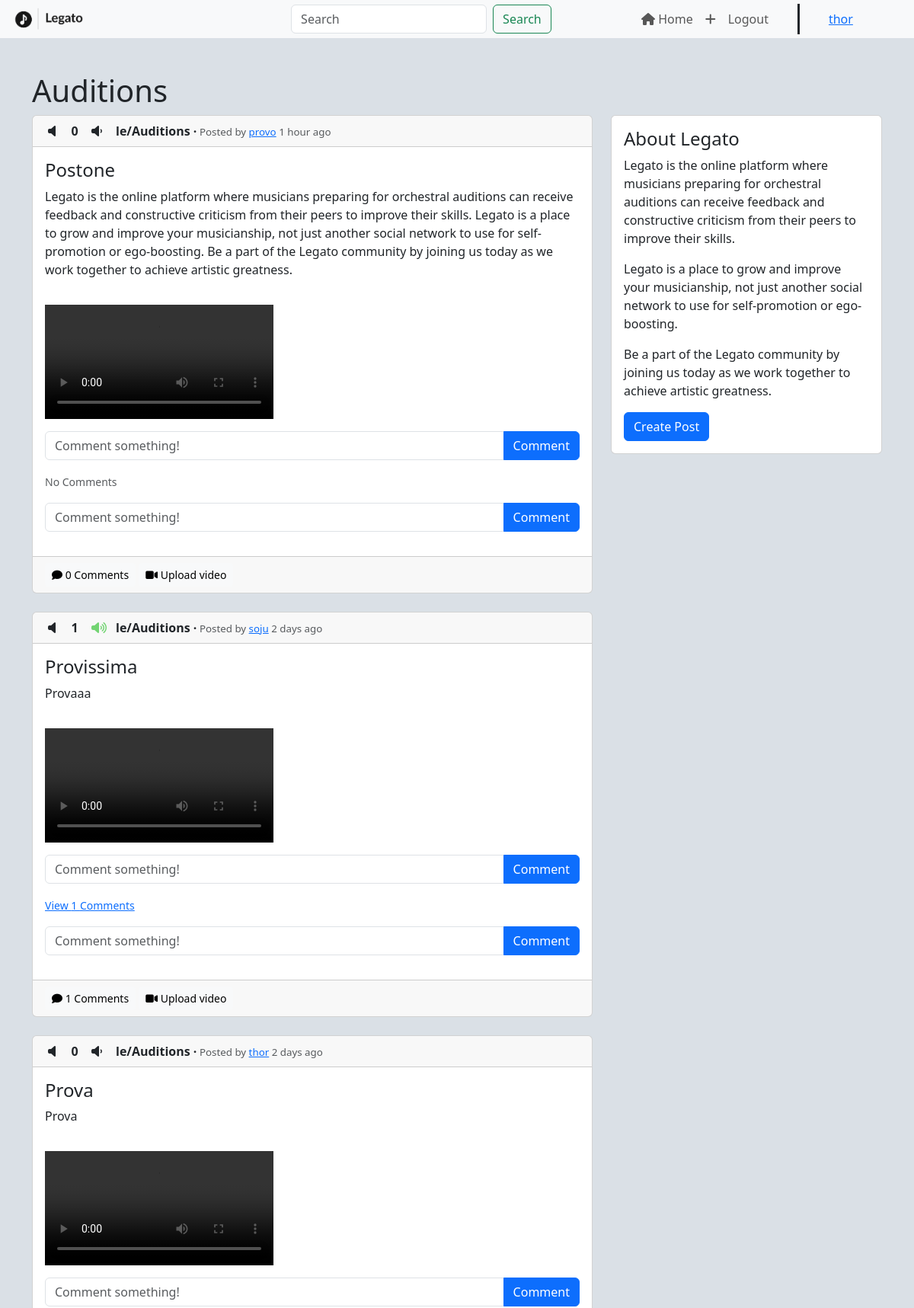
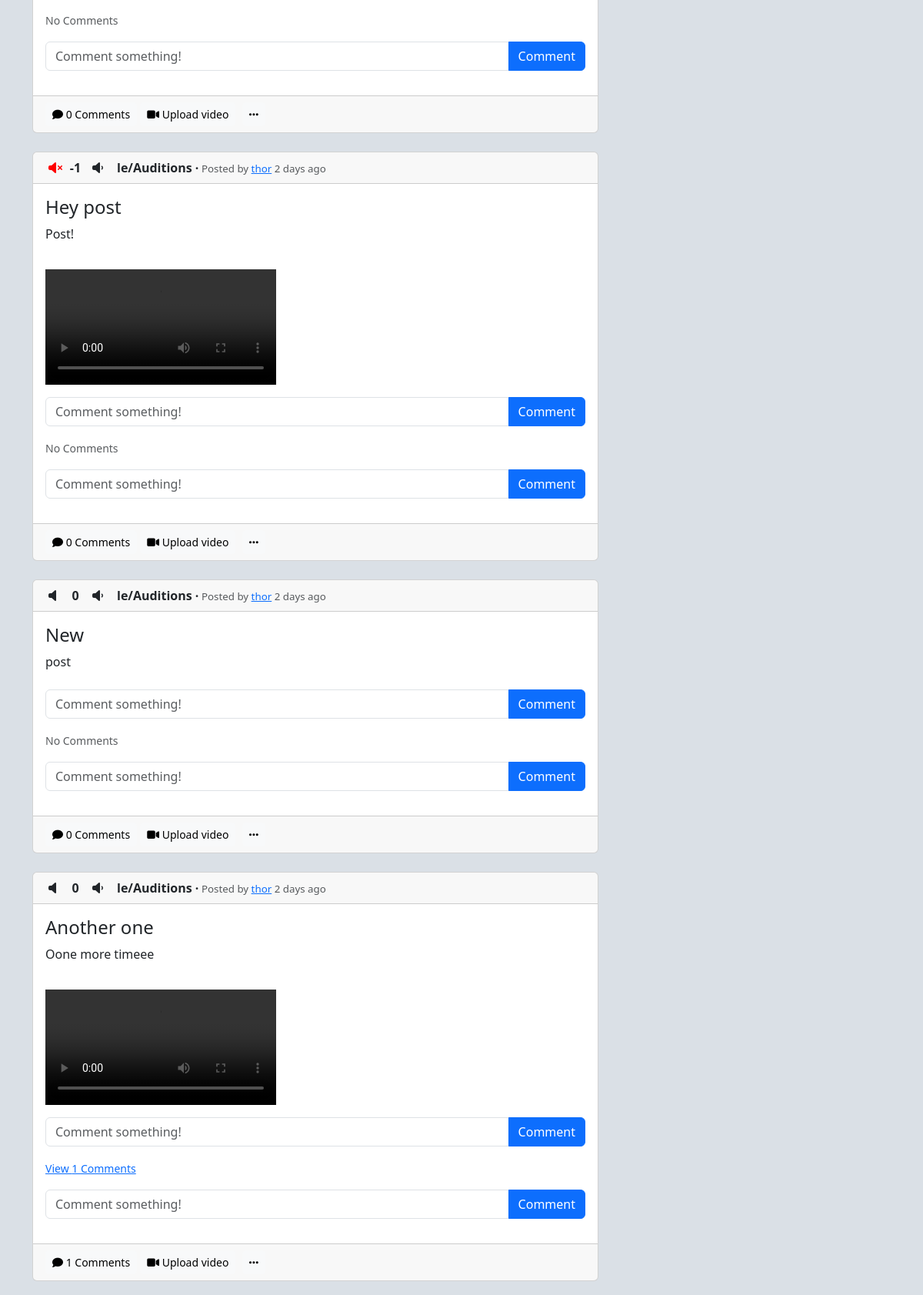
The app's page /index (signed in, upper part) with its own data (2 pictures, top to bottom).
### legato/models.py (models this page shows)
class User(db.Model, UserMixin):
    id = db.Column(db.Integer, primary_key=True)
    email = db.Column(db.String(150), nullable=False, unique=True)
    username = db.Column(db.String(150), nullable=False, unique=True)
    password = db.Column(db.String(150), nullable=False)
    date_created = db.Column(db.DateTime(timezone=True), default=func.now())
    posts = db.relationship("Post", backref="user", passive_deletes=True)
    comments = db.relationship("Comment", backref="user", passive_deletes=True)
    likes = db.relationship('Like', backref='user', passive_deletes=True)
    dislikes = db.relationship('Dislike', backref='user', passive_deletes=True)

class Post(db.Model):
    id = db.Column(db.Integer, primary_key=True)
    title = db.Column(db.String(60), nullable=False)
    text = db.Column(db.Text, nullable=False)
    date_created = db.Column(db.DateTime(timezone=True), default=func.now())
    author_id = db.Column(db.Integer, db.ForeignKey(
        "user.id", ondelete="CASCADE"), nullable=False)
    comments = db.relationship("Comment", backref="post", passive_deletes=True)
    likes = db.relationship('Like', backref='post', passive_deletes=True)
    dislikes = db.relationship('Dislike', backref='post', passive_deletes=True)
    video = db.Column(db.String(100), nullable=True)

### legato/views.py (the view)
@views.route("/")
@views.route("/index")
@login_required
def index():
    search = request.args.get("search")
    comments = Comment.query.all()
    now = datetime.utcnow()
    if search:
        posts = Post.query.filter(Post.title.contains(
            search) | Post.text.contains(search)).all()
    else:
        posts = Post.query.all()
    for post in posts:
        date = post.date_created
        ups = len(post.likes)
        downs = len(post.dislikes)
        post.hot_score = hot(ups, downs, date)
    sorted_posts = sorted(posts, key=lambda post: post.hot_score, reverse=True)
    for post in sorted_posts:
        time_diff = now - post.date_created
        post.time_passed = from_now(time_diff)
    for comment in comments:
        time_diff = now - comment.date_created
        comment.time_passed = from_now(time_diff)
    return render_template("index.html", user=current_user, posts=sorted_posts)

### legato/__init__.py (called while the page is built)
def create_app():
    app = Flask(__name__)
    app.config['SECRET_KEY'] = SECRET_KEY
    app.config["SQLALCHEMY_DATABASE_URI"] = f"sqlite:///{os.path.join(os.getcwd(), 'database.db')}"
    app.config['UPLOAD_FOLDER'] = UPLOAD_FOLDER
    app.config['MAX_CONTENT_LENGTH'] = 50 * 1024 * 1024
    db.init_app(app)
    from .views import views
    from .auth import auth
    app.register_blueprint(views, url_prefix="/")
    app.register_blueprint(auth, url_prefix="/")
    login_manager = LoginManager()
    login_manager.login_view = "auth.login"
    login_manager.init_app(app)
    @login_manager.user_loader
    def load_user(id):
        return User.query.get(int(id))
    with app.app_context():
        from .models import User
        db.create_all()
    return app

### legato/helpers.py (called while the page is built, shortened)
def from_now(time_diff):
    minutes = int(time_diff.total_seconds() // 60)
    if minutes < 1:
        return "less than a minute ago"
    if minutes == 1:
        return "1 minute ago"
    if minutes > 1 and minutes < 60:
        return f"{minutes} minutes ago"
    hours = int(minutes // 60)
    if hours == 1:
        return "1 hour ago"
    if hours > 1 and hours < 24:
        return f"{hours} hours ago"
    days = int(hours // 24)
    if days == 1:
        return "1 day ago"
    if days > 1 and days < 31:
        return f"{days} days ago"

def epoch_seconds(date):
    td = date - epoch
    return td.days * 86400 + td.seconds + (float(td.microseconds) / 1000000)

def score(ups, downs):
    return ups - downs

def hot(ups, downs, date):
    s = score(ups, downs)
    order = log(max(abs(s), 1), 10)
    sign = 1 if s > 0 else -1 if s < 0 else 0
    seconds = epoch_seconds(date) - 1134028003
    return round(sign * order + seconds / 45000, 7)

### legato/templates/index.html (shortened to what this page needs)
{% extends "posts_div.html" %}

### legato/templates/posts_div.html (shortened to what this page needs)
{% extends "layout.html" %}
{% block main %}
<div class="posts">
  <div class="container">
    <div class="row">
      <h1>{% block header %}Auditions{% endblock %}</h1>
      <div class="col-sm-8">
        {% for post in posts %}
        <div class="card">
          <div class="card-header">
            {% if user.id in post.dislikes|map(attribute="author_id")|list %}
            <i class="fa-solid fa-volume-xmark" id="dislike-button-{{post.id}}" onclick="dislike({{post.id}})"></i>
            {% else %}
            <i class="fa-solid fa-volume-off" id="dislike-button-{{post.id}}" onclick="dislike({{post.id}})"></i>
            {% endif %}
            <span id="counter-{{post.id}}" class="counter">
              {{ post.likes|length - post.dislikes|length}}
            </span>
            {% if user.id in post.likes|map(attribute="author_id")|list %}
            <i class="fa-solid fa-volume-high" id="like-button-{{post.id}}" onclick="like({{post.id}})"></i>
            {% else %}
            <i class="fa-solid fa-volume-low" id="like-button-{{post.id}}" onclick="like({{post.id}})"></i>
            {% endif %}
            <span class="legend"><strong id="sub">le/Auditions ·</strong><span class="text-muted"
                style="font-size: 10pt;"> Posted by
                <a href="/posts/{{post.user.username}}">{{post.user.username}}</a>
                {{ post.time_passed }}</span></span>
          </div>
          <div class="card-body">
            <div class="textual-content">
              <h4 class="card-title">{{ post.title }}</h4>
              <p class="card-text">{{ post.text }}</p>
            </div>
            <br />
            {% if post.video %}
            <div class="video-container">
              <video controls="controls" preload="preload">
                <source src="static/{{post.video}}" type="video/mp4">
              </video>
            </div>
            {% endif %}
            <form class="input-group mb-3" id="comment" method="POST" action="/create-comment/{{post.id}}">
              <input type="text" id="text" name="text" class="form-control" placeholder="Comment something!" />
              <button type="submit" class="btn btn-primary">Comment</button>
            </form>
            <p class="card-text">
              {% if post.comments|length > 0 %}
              <a data-bs-toggle="collapse" href="#comments-{{post.id}}" role="button">
                <small>View {{post.comments|length}} Comments</small>
              </a>
              {% else %}
              <small class="text-muted">No Comments</small>
              {% endif %}
            </p>
            <form class="input-group mb-3" id="comment" method="POST" action="/create-comment/{{post.id}}">
              <input type="text" id="text" name="text" class="form-control" placeholder="Comment something!" />
              <button type="submit" class="btn btn-primary">Comment</button>
            </form>
          </div>
          <div class="card-footer text-muted">
            <a data-bs-toggle="collapse" href="#comments-{{post.id}}" class="btn btn-light btn-sm"><i
                class="fas fa-comment"></i>
              {{post.comments|length}} Comments</a>
            <a data-bs-toggle="collapse" href="#upload-{{post.id}}" class="btn btn-light btn-sm"><i
                class="fa-solid fa-video"></i> Upload video</a>
            {% if user.id == post.author_id %}
            <a href="#" class="btn btn-light btn-sm" data-bs-toggle="dropdown" aria-expanded="false"
              id="dropdownToggle"><i class="fa-solid fa-ellipsis"></i></a>
            {% endif %}
          </div>
        </div>
        <br />
        {% endfor %}
      </div>
      {% block column %}
      <div class="col-sm-4" style="display: block;">
        <div class="card" id="side-card">
          <div class="card-body">
            <h4 class="card-title">About Legato</h4>
            <p class="card-text">
              Legato is the online platform where musicians preparing for orchestral auditions can receive feedback and
              constructive criticism from their peers to improve their skills.
            <p class="card-text">
              Legato is a place to grow and improve your musicianship, not just another social network to use for
              self-promotion or ego-boosting.
            </p>
            </p>
            <p class="card-text"> Be a part of the Legato community by joining us today as we work together to achieve
              artistic greatness.
            </p>
            <a href="/create-post" class="btn btn-primary btn-block">Create Post</a>
          </div>
        </div>
      </div>
      {% endblock %}
    </div>
  </div>
</div>
{% endblock %}

### legato/templates/layout.html (shortened to what this page needs)
<!DOCTYPE html>
<html lang="en">
<head>
  <link href="https://cdn.jsdelivr.net/npm/bootstrap@5.3.0-alpha1/dist/css/bootstrap.min.css" rel="stylesheet"
 />
  <link href="/static/styles.css" rel="stylesheet">
</head>
<body>
  <nav class="navbar navbar-expand-lg bg-body-tertiary fixed-top">
    <div class="container-fluid">
      <a class="navbar-brand" href="/"><img src="/static/Legato-logos_transparent.png" alt=""></a>
      <div class="collapse navbar-collapse" id="navbarTogglerDemo02">
        <form class="d-flex" role="search" style="margin-left: auto;
        margin-right: auto;">
          <input class="form-control me-2" type="search" placeholder="Search" name="search">
          <button class="btn btn-outline-success" type="submit">Search</button>
        </form>
        <ul class="navbar-nav me-auto mb-2 mb-lg-0">
          <li class="nav-item">
            <a class="nav-item nav-link" href="/index"><i class="fa-solid fa-house"></i> Home</a>
          </li>
          {% if user.is_authenticated %}
          <li class="nav-item">
            <a class="nav-item nav-link" href="/create-post"><i class="fa-solid fa-plus"></i></a>
          </li>
          <li class="nav-item">
            <a class="nav-item nav-link" href="/logout">Logout</a>
          </li>
          <div style="margin-left: 30px;border-left-width: 3px;border-left-style: solid;margin-right: 30px;"></div>
          <li class="nav-item">
            <a class="nav-item nav-link" id="nav-username" href="/posts/{{user.username}}">{{user.username}}</a>
          </li>
          {% endif %}
        </ul>
      </div>
    </div>
  </nav>
  <div>{% block main %}{% endblock %}</div>
</body>
</html>

### legato/static/styles.css (style rules this page uses)
body { background: #dae0e6 !important; margin-top: 75px !important; }
.navbar { --bs-navbar-padding-y: 0; }
.navbar-nav { margin-left: auto; margin-right: auto; padding-right: 10px; padding-left: 10px; margin-bottom: 10px; }
.navbar-brand { width: 150px; font-size: 24px; }
.navbar-brand img { height: 40px; float: left; margin-right: 7px; }
#navbarTogglerDemo02 { margin-right: 0px; margin-left: 65px; padding-left: 89px; padding-right: 0px; }
#nav-username { color: rgba(var(--bs-link-color-rgb), var(--bs-link-opacity, 1)); text-decoration: underline; }
.card-header { display: flex; align-items: center; }
.card-header i { font-size: 16px; margin-right: 10px; width: 24px; text-align: center; }
.card-header .counter { font-size: 16px; min-width: 20px; text-align: center; position: relative; left: -6px; font-weight: bold; }
.fa-volume-low { margin-right: 5px; margin-left: 4px; padding-right: 6px; }
.fa-volume-high { color: rgb(115, 212, 115); margin-right: 5px; margin-left: 4px; }
.fa-volume-off { margin-left: 1px; min-width: 20px; padding-right: 8px; }
.fa-volume-xmark { color: red; margin-left: 1px; min-width: 20px; }
#side-card { position: sticky; top: 55px; }
.posts { padding-top: 20px; }
.video-container { margin: 10px auto; }
video { max-width: 100%; }

### records on screen
User: username "thor"
Post: likes|length "0", user.username "provo", time_passed "1 hour ago", title "Postone", text "Legato is the online platform where musicians preparing for orchestral auditions can receive feedback and constructive criticism from their peers to improve their skills. Legato is a place to grow and improve your musicianship, not just another social network to use for self-promotion or ego-boosting. Be a part of the Legato community by joining us today as we work together to achieve artistic greatness.", shows "No Comments", comments|length "0"
Post: likes|length "1", user.username "soju", time_passed "2 days ago", title "Provissima", text "Provaaa", comments|length "1"
Post: likes|length "0", user.username "thor", time_passed "2 days ago", title "Prova", text "Prova", shows "No Comments", comments|length "0"
Post: likes|length "-1", user.username "thor", time_passed "2 days ago", title "Hey post", text "Post!", shows "No Comments", comments|length "0"
Post: likes|length "0", user.username "thor", time_passed "2 days ago", title "New", text "post", shows "No Comments", comments|length "0"
Post: likes|length "0", user.username "thor", time_passed "2 days ago", title "Another one", text "Oone more timeee", comments|length "1"
